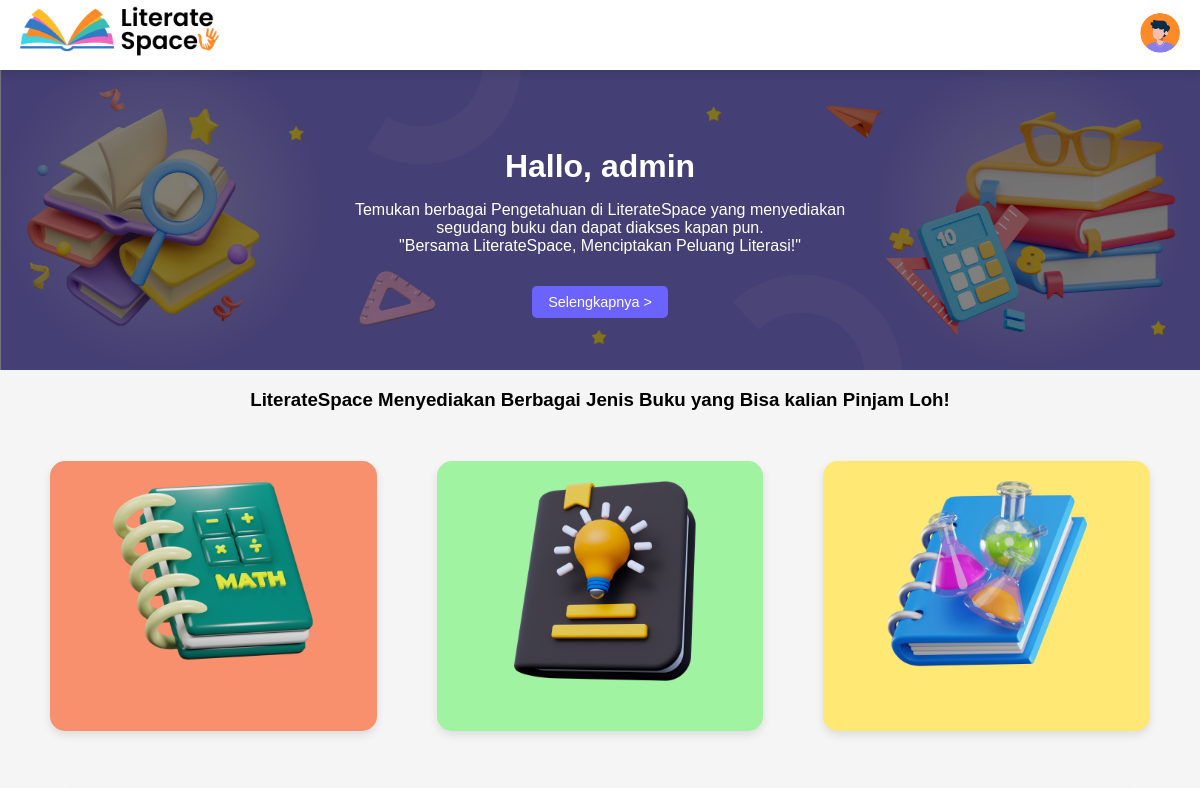
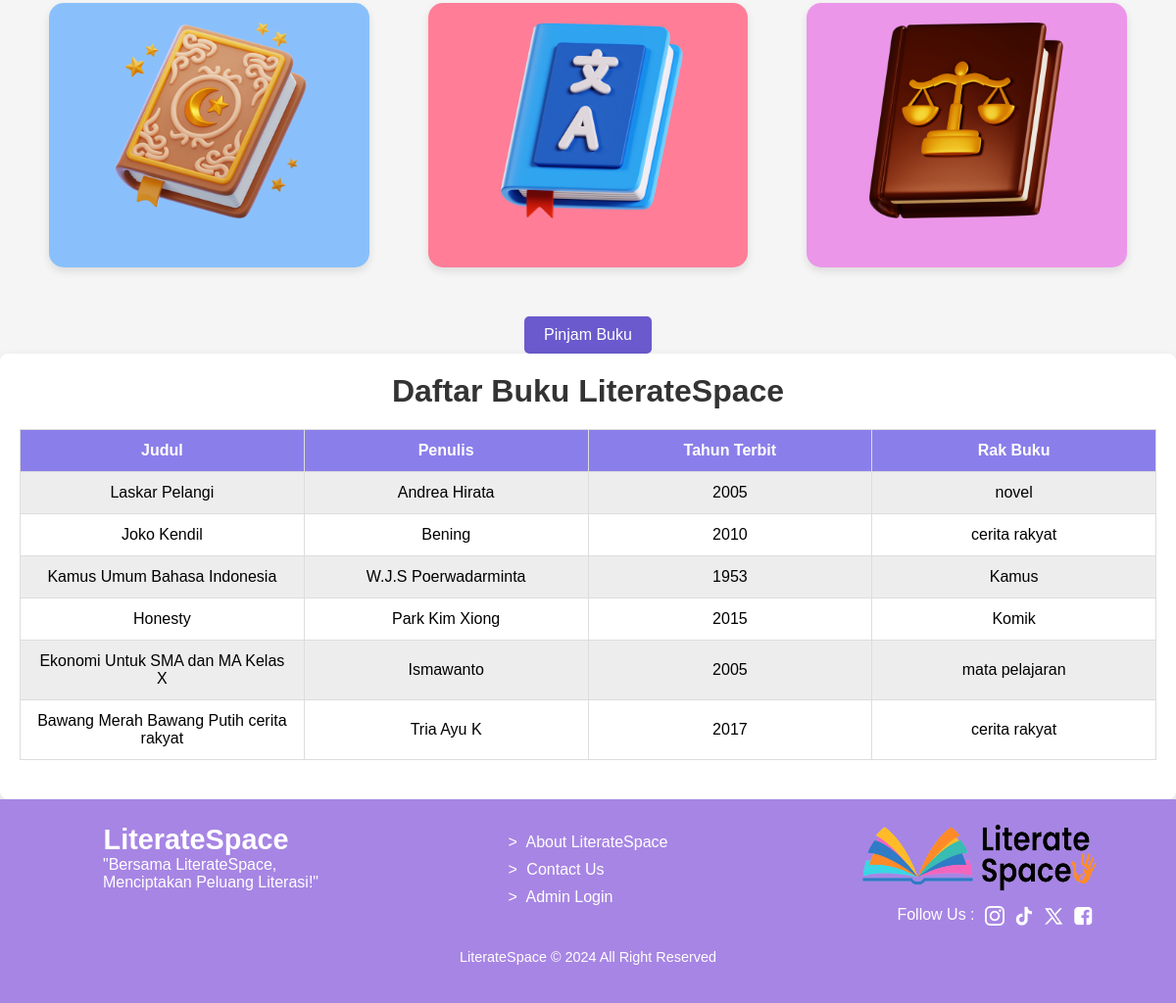
The page / (signed in) on the database its author committed (2 pictures, top to bottom).
### tables this page shows
CREATE TABLE `books` (
  `id` int(11) NOT NULL,
  `title` varchar(255) NOT NULL,
  `author` varchar(255) NOT NULL,
  `published_year` year(4) NOT NULL,
  `shelf_id` int(11) DEFAULT NULL
);

CREATE TABLE `book_shelf` (
  `id` int(11) NOT NULL,
  `location` varchar(255) NOT NULL,
  `name` varchar(255) NOT NULL
);

### includes/daftarBuku.php (the view, shortened to what this page needs)
<?php
require_once 'db.php';
$sql = "SELECT books.title, books.author, books.published_year, book_shelf.name AS shelf_name
        FROM books
        JOIN book_shelf ON books.shelf_id = book_shelf.id";
$result = $conn->query($sql);
?>
<!DOCTYPE html>
<html lang="id">
<head>
</head>
<body>
<div class="container">
    <div class="header">
        <div class="header-text">
            <h1>Daftar Buku LiterateSpace</h1>
        </div>
    </div>
    <table>
        <thead>
            <tr>
                <th>Judul</th>
                <th>Penulis</th>
                <th>Tahun Terbit</th>
                <th>Rak Buku</th>
            </tr>
        </thead>
        <tbody>
        <?php
        if ($result && $result->num_rows > 0) {
            while($row = $result->fetch_assoc()) {
                echo "<tr>
                        <td>" . htmlspecialchars($row["title"]) . "</td>
                        <td>" . htmlspecialchars($row["author"]) . "</td>
                        <td>" . htmlspecialchars($row["published_year"]) . "</td>
                        <td>" . htmlspecialchars($row["shelf_name"]) . "</td>
                    </tr>";
            }
        } else {
            echo "<tr><td colspan='5'>Tidak ada data ditemukan</td></tr>";
        }
        ?>
        </tbody>
    </table>
</div>
</body>
</html>

### assets/css/style.css (style rules this page uses)
body { font-family: 'Poppins', sans-serif; margin: 0; padding: 0; background-color: #f4f4f4; }
h1, h3 { text-align: center; }

### includes/daftarBuku.php (style rules this page uses)
body { font-family: 'Poppins', sans-serif; background-color: #f5f5f5; margin-top: 0px; }
.container { max-width: 1200px; margin: 0 auto; background: #fff; padding: 20px; border-radius: 8px; box-shadow: 0 4px 12px rgba(0,0,0,0.1); }
.header { display: flex; justify-content: space-between; align-items: center; margin-bottom: 20px; }
.header-text { text-align: center; flex: 1; }
.header-text h1 { margin: 0; font-size: 32px; color: #333; }
table { width: 100%; border-collapse: collapse; margin-bottom: 20px; table-layout: fixed; word-wrap: break-word; }
th, td { padding: 12px; border: 1px solid #ddd; text-align: center; word-wrap: break-word; }
th { background-color: #8a7fea; color: white; }
tbody tr:nth-child(odd) { background-color: #ededed; }
tbody tr:nth-child(even) { background-color: #ffffff; }

### rows shown on the page
books: title "Laskar Pelangi", author "Andrea Hirata", published_year "2005", shelf.name "novel"
books: title "Joko Kendil", author "Bening", published_year "2010", shelf.name "cerita rakyat"
books: title "Kamus Umum Bahasa Indonesia", author "W.J.S Poerwadarminta", published_year "1953", shelf.name "Kamus"
books: title "Honesty", author "Park Kim Xiong", published_year "2015", shelf.name "Komik"
books: title "Ekonomi Untuk SMA dan MA Kelas X", author "Ismawanto", published_year "2005", shelf.name "mata pelajaran"
books: title "Bawang Merah Bawang Putih cerita rakyat", author "Tria Ayu K", published_year "2017", shelf.name "cerita rakyat"

### other values the page prints
$username "admin"
